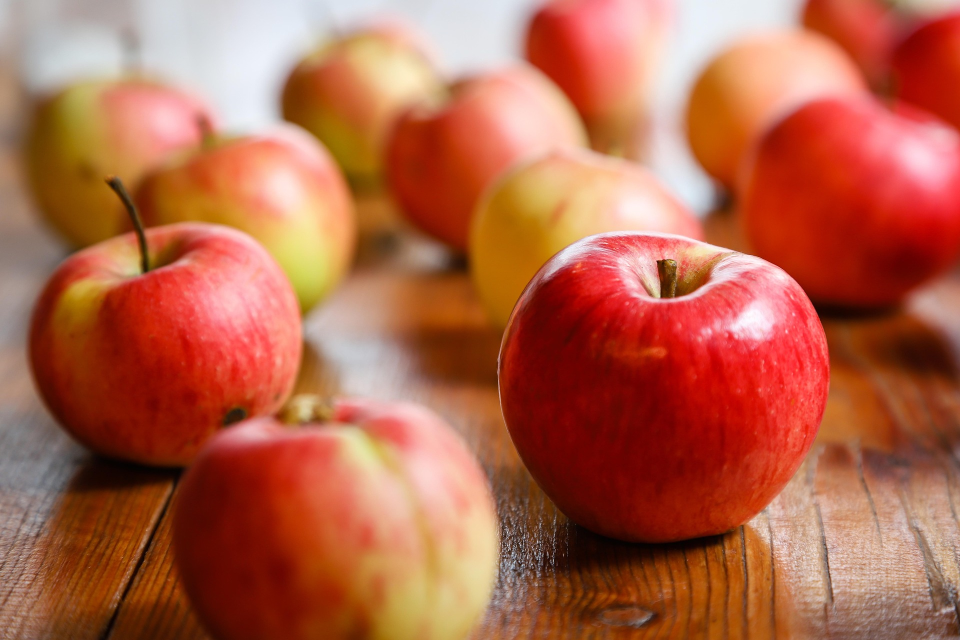
#> input picture dataset/apple/apple1.jpg.jpg, 1920 x 1280 px (shown at 1/2 size); its folder holds only this picture in this run
$ python -i views.py   (imports and definitions only)
#> lines starting #> are read from the running program, lines starting #| are printed output that depends on the picture; after the words box and inside, x2 and y2 are one past the last pixel; in counts of white or black regions, pixels touching at a corner belong together
import os
import cv2
import numpy as np

from django.conf import settings
from django.contrib.auth.decorators import login_required
from django.shortcuts import render, redirect, get_object_or_404

from .models import ImageMatch


# ============================================================
# IMAGE PROCESSING HELPERS
# ============================================================

def load_image(image_path):
    """
    Load an image safely using OpenCV.
    """
#> called with image_path = '../dataset/apple/apple1.jpg.jpg'

    image = cv2.imread(image_path)
#> image is the input picture: shape (1280, 1920, 3); mean B, G, R 74.1, 100, 177.7

    if image is None:
        return None

    return image


def create_phash(image):
    """
    Create a simple perceptual hash.
    """

    gray = cv2.cvtColor(
        image,
        cv2.COLOR_BGR2GRAY
    )
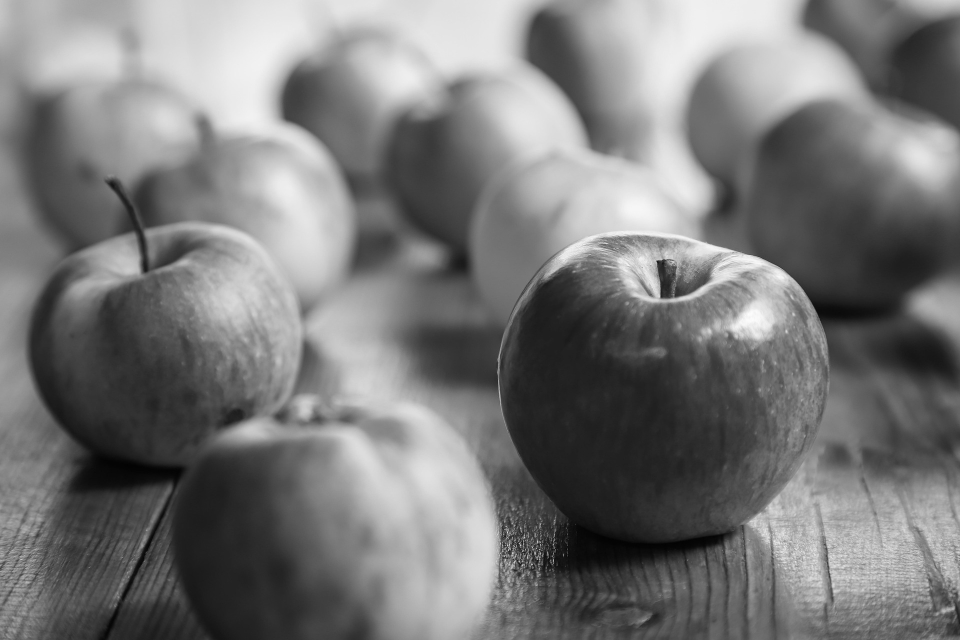
#> gray: shape (1280, 1920) (shown at 1/2 size); min 2, max 253, mean 120.3

    resized = cv2.resize(
        gray,
        (32, 32)
    )
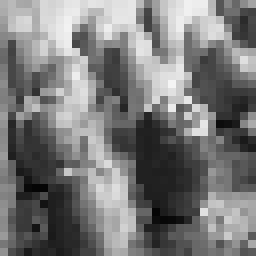
#> resized: shape (32, 32) (shown 8 times larger); min 4, max 245, mean 120.9

    resized = cv2.GaussianBlur(
        resized,
        (3, 3),
        0
    )
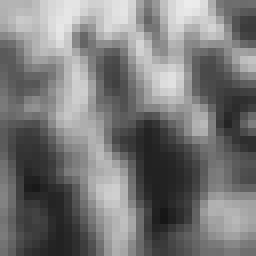
#> resized: shape (32, 32) (shown 8 times larger); min 22, max 236, mean 120.5

    average = resized.mean()
#> average = 120.5

    return resized > average
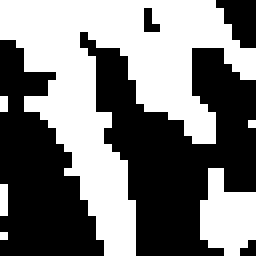
#> returned value: shape (32, 32) bool (shown 8 times larger); 47.6% white; 6 white regions (4 under 20 px), largest, box (x1, y1, x2, y2) and area: (0, 0, 32, 32) 425, (25, 21, 32, 32) 54


# [163 lines left out: functions phash_similarity, color_similarity, edge_similarity, not called in this run]


# ============================================================
# FIND BEST FRUIT MATCH
# ============================================================

def find_best_match(uploaded_path):
    """
    Compare uploaded image against the fruit dataset.

    Matching algorithm:

        50% perceptual hash
        30% color histogram
        20% edge similarity

    Dataset structure:

        dataset/
            apple/
            banana/
            mango/
            orange/
            strawberry/
    """

    uploaded_image = load_image(
        uploaded_path
    )

    if uploaded_image is None:
        return None

    uploaded_hash = create_phash(
        uploaded_image
    )

#> (the run stopped early here; a loop or call above may not have finished)

$ run again, on dataset/apple/apple5.jpg.jpg
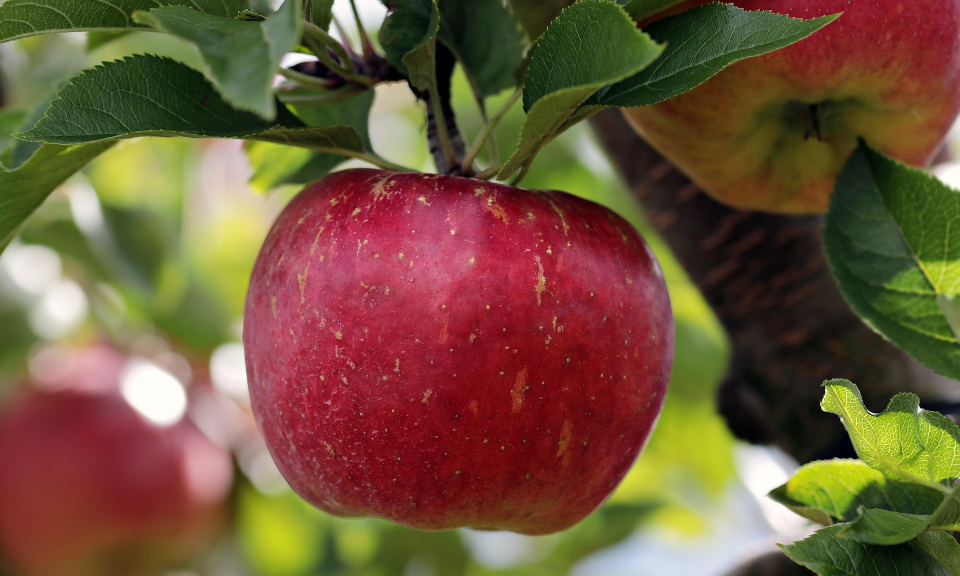
#> input picture dataset/apple/apple5.jpg.jpg, 1920 x 1152 px (shown at 1/2 size)
#> in load_image, image is the input picture: shape (1152, 1920, 3); mean B, G, R 57.5, 85.1, 111.9
#> in create_phash, `resized = cv2.GaussianBlur( resized, (3, 3), 0 )`:
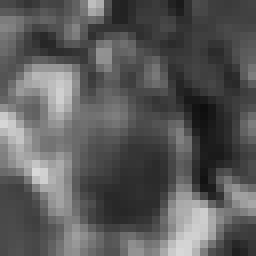
#> resized: shape (32, 32) (shown 8 times larger); min 14, max 216, mean 90.4
#> average = 90.44
#> in create_phash, `return resized > average`:
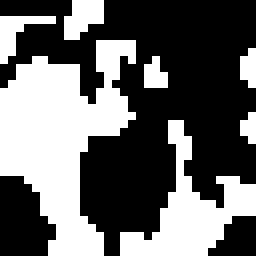
#> returned value: shape (32, 32) bool (shown 8 times larger); 40.3% white; 7 white regions (5 under 20 px), largest, box (x1, y1, x2, y2) and area: (0, 5, 17, 32) 249, (15, 15, 32, 32) 106
